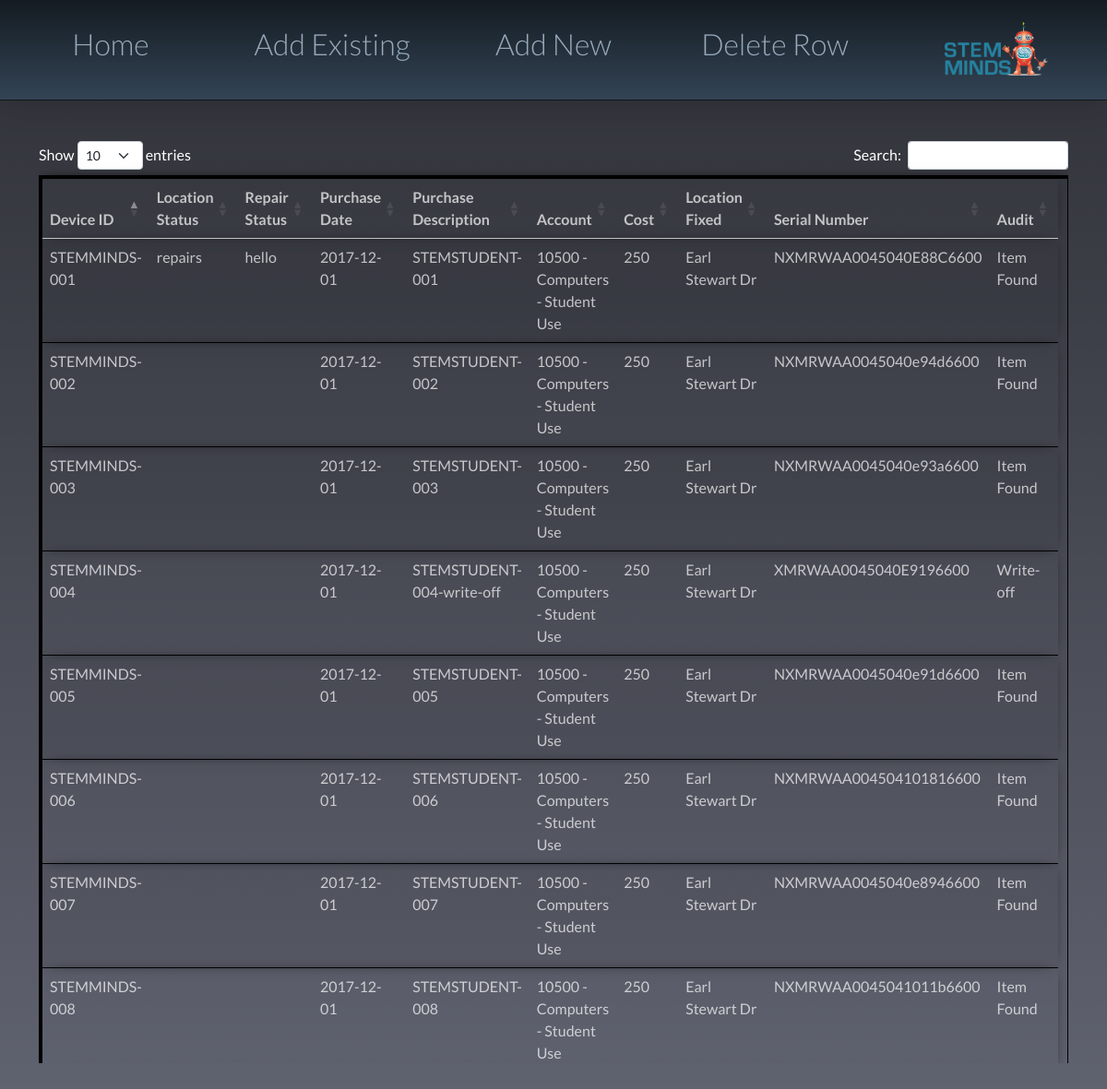
The page /index.html on the database its author committed.
### tables this page shows
CREATE TABLE inventory (
   device_id  TEXT NULL,
   location_status TEXT NULL,
   repair_status  TEXT NULL,
   purchase_date  TEXT NULL,
   purchase_description  TEXT NULL,
   account  TEXT NULL,
   cost  INT NULL,
   location_fixed  TEXT NULL,
   serial_number  TEXT NULL,
   audit  TEXT NULL,
   UNIQUE (device_id, location_status, repair_status, purchase_date, purchase_description, account, cost, location_fixed, serial_number, audit) ON CONFLICT IGNORE
);

### app.py (the view)
@app.route('/index.html')
def index():
    cur.execute("select * from inventory")
    data = cur.fetchall()
    return render_template('index.html', value = data)

### templates/index.html (shortened to what this page needs)
{% extends "base.html" %}
{% block content %}
 <br>
 <br>
 <br>
 <br>
 <br>
 <div class="tableFixHead">
  <table id="data" class="table table-striped" style="justify-content: center;">
    <thead>
        <th>Device ID</th>
        <th>Location Status</th>
        <th>Repair Status</th>
        <th>Purchase Date</th>
        <th>Purchase Description</th>
        <th>Account</th>
        <th>Cost</th>
        <th>Location Fixed</th>
        <th>Serial Number</th>
        <th>Audit</th>
    </thead>
    <tbody>
        {% for row in value %}
        <tr>
          <td> {{ row[0] }}</td>
          <td> {{ row[1] }}</td>
          <td> {{ row[2] }}</td>
          <td> {{ row[3] }}</td>
          <td> {{ row[4] }}</td>
          <td> {{ row[5] }}</td>
          <td> {{ row[6] }}</td>
          <td> {{ row[7] }}</td>
          <td> {{ row[8] }}</td>
          <td> {{ row[9] }}</td>
        </tr>
        {% endfor %}
    </tbody>
  </table>
</div>
{% endblock %}

### templates/base.html (shortened to what this page needs)
<!doctype html>
<html>
  <head>
    <link href="https://cdn.jsdelivr.net/npm/bootstrap@5.0.1/dist/css/bootstrap.min.css" rel="stylesheet">
    <link rel="stylesheet" type="text/css" href="https://cdn.datatables.net/1.10.25/css/dataTables.bootstrap5.css">
    <link rel="stylesheet" href="{{url_for('static',filename='style.css')}}">
  </head>
  <body>
    <div class="container">
      <header id="header">
        <nav class="links" style="--items: 5;">
            <a href="index.html">Home</a>
            <a href="exist.html">Add Existing</a>
            <a href="update.html">Add New</a>
            <a href="delete.html">Delete Row</a>
            <a href="https://www.stemminds.com/" target="_blank"><img src="/static/logo.png" height="60px"></a>
        </nav>
      </header>
      {% block content %}{% endblock %}
    </div>
  </body>
</html>

### static/style.css (style rules this page uses)
html, body { margin: 0; padding: 0; }
html, body { min-height: 100%; }
body { background-color: #345; background-image: linear-gradient(to bottom, #0009, transparent); color: rgba(255,255,255,255); font-family: 'Lato', sans-serif; font-size: 100%; padding: 0 20px; box-sizing: border-box; overflow-y: hidden; height: 100vh; }
#data { width: 100%; margin-left:auto; margin-right:auto; border: 4px solid black; padding-right: 10px; padding-left: 0px; box-shadow: 0px 0px 14px -7px black; }
.tableFixHead { overflow-y: auto; overflow-x: hidden; height: 1000px; }
.tableFixHead thead th { position: sticky; top: 0; }
table { border-collapse: collapse; width: 100%; }
.links { background-color: #345; background-image: linear-gradient(to bottom, #0009, transparent); border-bottom: 1px solid #0003; box-shadow: 0 0 32px #0003; font-size: 2em; font-weight: 300; }
.links > a { color: #9ab; padding: .75em; text-align: center; text-decoration: none; transition: all .5s; }
#header { position: fixed; top: 0; left: 0; right: 0; }
.links { display: grid; grid-template-columns: repeat(var(--items), 1fr); position: relative; }
body { background-color: rgba(118,122,138,255); }
table.dataTable thead .sorting:after, table.dataTable thead .sorting:before, table.dataTable thead .sorting_asc:after, table.dataTable thead .sorting_asc:before, table.dataTable thead .sorting_asc_disabled:after, table.dataTable thead .sorting_asc_disabled:before, table.dataTable thead .sorting_desc:after, table.dataTable thead .sorting_desc:before, table.dataTable thead .sorting_desc_disabled:after, table.dataTable thead .sorting_desc_disabled:before { bottom: .5em; }
td, th { color: rgba(255,255,255,0.7); }
tr { box-shadow: 0px 0px 14px -7px black; }

### rows shown on the page
inventory: device "STEMMINDS-001", location_status "repairs", repair_status "hello", purchase_date "2017-12-01", purchase_description "STEMSTUDENT-001", account "10500 - Computers - Student Use", cost "250", location_fixed "Earl Stewart Dr", serial_number "NXMRWAA0045040E88C6600", audit "Item Found"
inventory: device "STEMMINDS-002", purchase_date "2017-12-01", purchase_description "STEMSTUDENT-002", account "10500 - Computers - Student Use", cost "250", location_fixed "Earl Stewart Dr", serial_number "NXMRWAA0045040e94d6600", audit "Item Found"
inventory: device "STEMMINDS-003", purchase_date "2017-12-01", purchase_description "STEMSTUDENT-003", account "10500 - Computers - Student Use", cost "250", location_fixed "Earl Stewart Dr", serial_number "NXMRWAA0045040e93a6600", audit "Item Found"
inventory: device "STEMMINDS-004", purchase_date "2017-12-01", purchase_description "STEMSTUDENT-004-write-off", account "10500 - Computers - Student Use", cost "250", location_fixed "Earl Stewart Dr", serial_number "XMRWAA0045040E9196600", audit "Write-off"
inventory: device "STEMMINDS-005", purchase_date "2017-12-01", purchase_description "STEMSTUDENT-005", account "10500 - Computers - Student Use", cost "250", location_fixed "Earl Stewart Dr", serial_number "NXMRWAA0045040e91d6600", audit "Item Found"
inventory: device "STEMMINDS-006", purchase_date "2017-12-01", purchase_description "STEMSTUDENT-006", account "10500 - Computers - Student Use", cost "250", location_fixed "Earl Stewart Dr", serial_number "NXMRWAA004504101816600", audit "Item Found"
inventory: device "STEMMINDS-007", purchase_date "2017-12-01", purchase_description "STEMSTUDENT-007", account "10500 - Computers - Student Use", cost "250", location_fixed "Earl Stewart Dr", serial_number "NXMRWAA0045040e8946600", audit "Item Found"
inventory: device "STEMMINDS-008", purchase_date "2017-12-01", purchase_description "STEMSTUDENT-008", account "10500 - Computers - Student Use", cost "250", location_fixed "Earl Stewart Dr", serial_number "NXMRWAA0045041011b6600", audit "Item Found"
